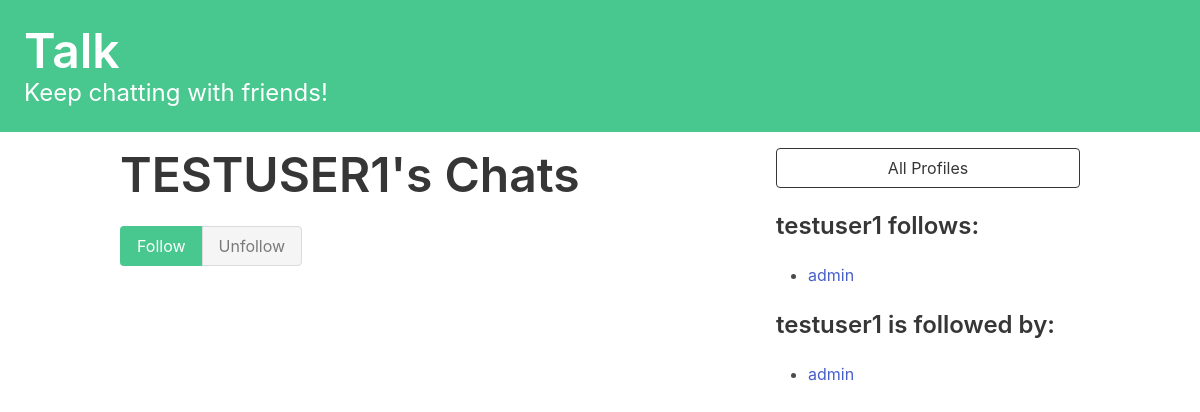
The page /profile/1 on the database as committed earlier.
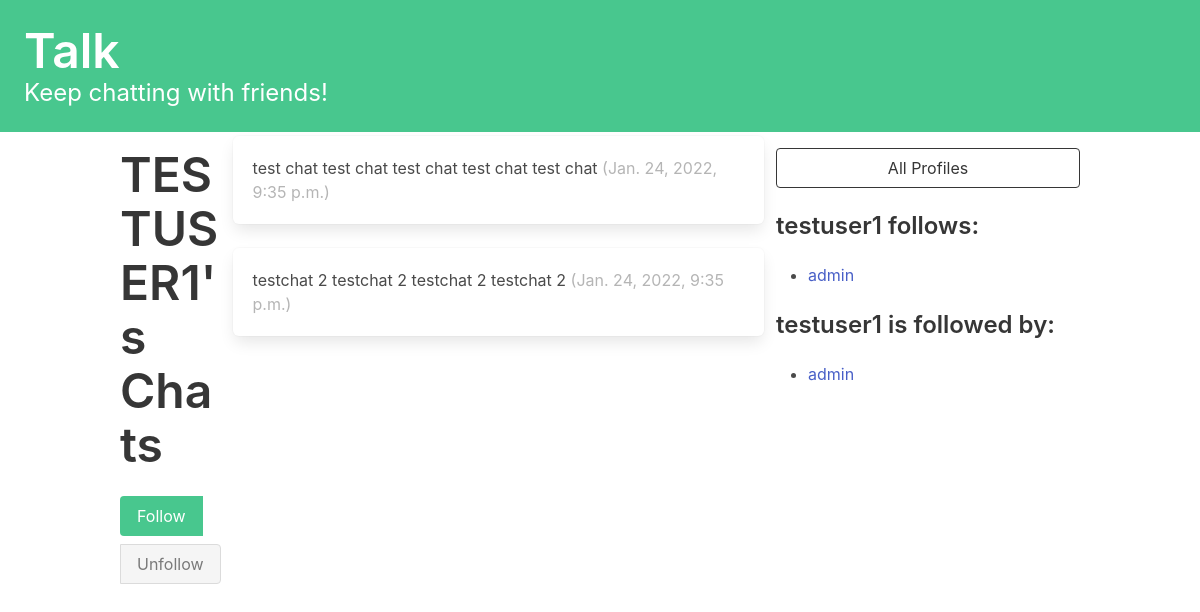
The same page on the database as committed later.
### talk/models.py (models this page shows, shortened)
class Profile(models.Model):
    user = models.OneToOneField(User, on_delete=models.CASCADE)
    follows = models.ManyToManyField(
        "self",
        related_name="followed_by",
        symmetrical=False,
        blank=True
    )
    def __str__(self):
        return self.user.username

class Chat(models.Model):
    user = models.ForeignKey(
        User, related_name="chats", on_delete=models.DO_NOTHING
    )
    body = models.CharField(max_length=140)
    created_at = models.DateTimeField(auto_now_add=True)

### talk/views.py (the view, shortened to what this page needs)
# urls.py: path("profile/<int:pk>", profile, name="profile"),
def profile(request, pk):
    profile = Profile.objects.get(pk=pk)
    return render(request, "talk/profile.html", {"profile": profile})

### talk/templates/talk/profile.html (shortened to what this page needs)
{% extends 'base.html' %}
{% block content %}
<div class="column">
    <div class="block">
    <h1 class="title is-1">
        {{profile.user.username|upper}}'s Chats
    </h1>
    </div>
    <form method="post">
        <div class="buttons has-addons">
        {% if profile in user.profile.follows.all %}
            <button class="button is-success is-static">Follow</button>
            <button class="button is-danger" name="follow" value="unfollow">
                Unfollow
            </button>
        {% else %}
            <button class="button is-success" name="follow" value="follow">
                Follow
            </button>
            <button class="button is-danger is-static">Unfollow</button>
        {% endif %}
        </div>
    </form>
</div>
<div class="content">
    {% for chat in profile.user.chats.all %}
        <div class="box">
            {{ chat.body }}
            <span class="is-small has-text-grey-light">
                ({{ chat.created_at }})
            </span>
        </div>
    {% endfor %}
</div>
<div class="column is-one-third">
    <div class="block">
        <a href="{% url 'talk:profile_list' %}">
            <button class="button is-dark is-outlined is-fullwidth">
                All Profiles
            </button>
        </a>
    </div>
    <div class="block">
        <h3 class="title is-4">
            {{profile.user.username}} follows:
        </h3>
        <div class="content">
            <ul>
            {% for following in profile.follows.all %}
                <li>
                    <a href="{% url 'talk:profile' following.id %}">
                        {{ following }}
                    </a>
                </li>
            {% endfor %}
            </ul>
        </div>
    </div>
    <div class="block">
        <h3 class="title is-4">
            {{profile.user.username}} is followed by:
        </h3>
        <div class="content">
            <ul>
            {% for follower in profile.followed_by.all %}
                <li>
                    <a href="{% url 'talk:profile' follower.id %}">
                        {{ follower }}
                    </a>
                </li>
            {% endfor %}
            </ul>
        </div>
    </div>
</div>
{% endblock content %}

Rows that differ between the two databases and show on the page:
added Chat: body "test chat test chat test chat test chat test chat", created_at "Jan. 24, 2022, 9:35 p.m."
added Chat: body "testchat 2 testchat 2 testchat 2 testchat 2", created_at "Jan. 24, 2022, 9:35 p.m."
